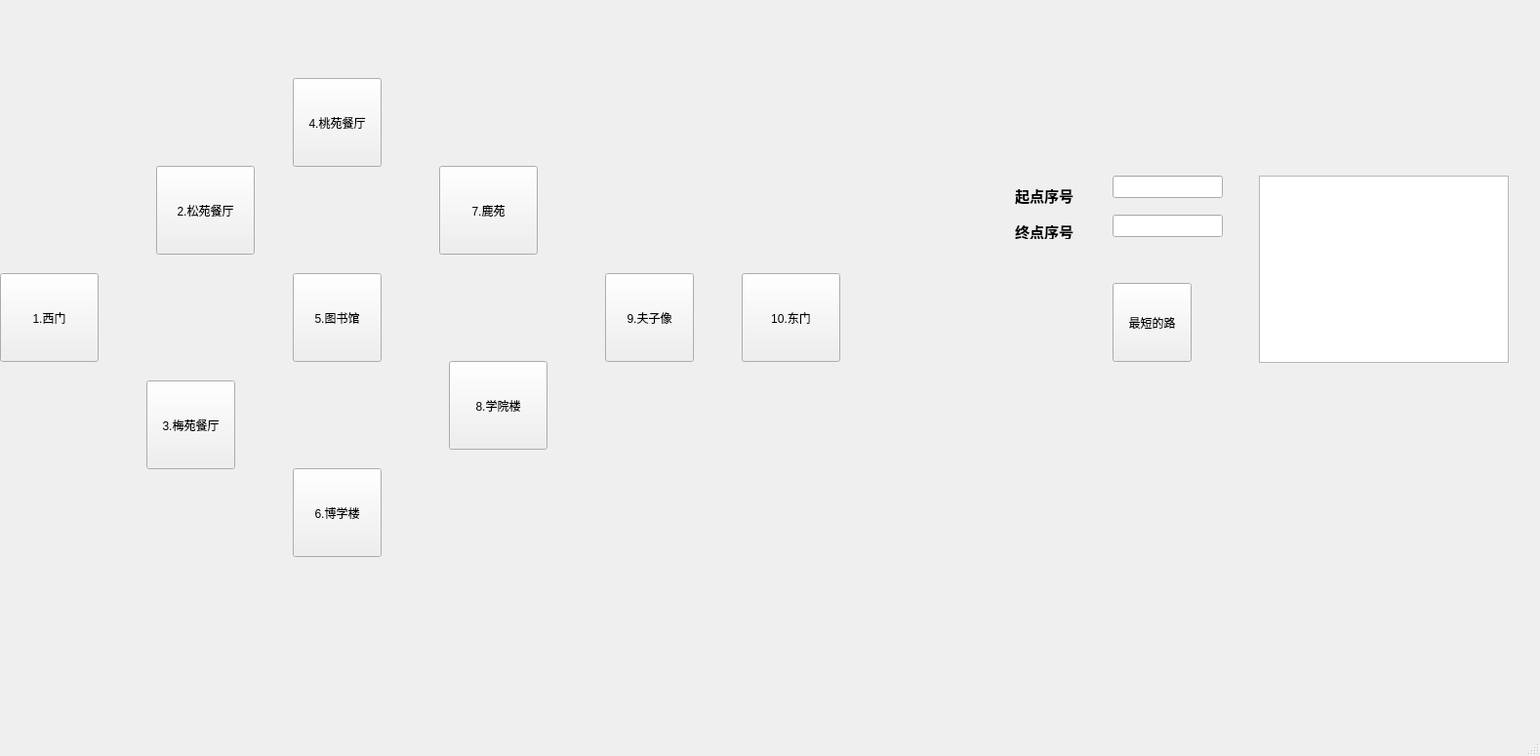
<?xml version="1.0" encoding="UTF-8"?>
<ui version="4.0">
 <class>MainWindow</class>
 <widget class="QMainWindow" name="MainWindow">
  <property name="geometry">
   <rect>
    <x>0</x>
    <y>0</y>
    <width>1578</width>
    <height>775</height>
   </rect>
  </property>
  <property name="windowTitle">
   <string>MainWindow</string>
  </property>
  <widget class="QWidget" name="centralwidget">
   <widget class="QPushButton" name="button_west_gate">
    <property name="geometry">
     <rect>
      <x>0</x>
      <y>280</y>
      <width>101</width>
      <height>91</height>
     </rect>
    </property>
    <property name="whatsThis">
     <string>&lt;html&gt;&lt;head/&gt;&lt;body&gt;&lt;p&gt;&lt;br/&gt;&lt;/p&gt;&lt;/body&gt;&lt;/html&gt;</string>
    </property>
    <property name="text">
     <string>1.西门</string>
    </property>
   </widget>
   <widget class="QPushButton" name="button_song_restaurant">
    <property name="geometry">
     <rect>
      <x>160</x>
      <y>170</y>
      <width>101</width>
      <height>91</height>
     </rect>
    </property>
    <property name="text">
     <string>2.松苑餐厅</string>
    </property>
   </widget>
   <widget class="QPushButton" name="button_mei_restaurant">
    <property name="geometry">
     <rect>
      <x>150</x>
      <y>390</y>
      <width>91</width>
      <height>91</height>
     </rect>
    </property>
    <property name="text">
     <string>3.梅苑餐厅</string>
    </property>
   </widget>
   <widget class="QPushButton" name="button_tao_restaurant">
    <property name="geometry">
     <rect>
      <x>300</x>
      <y>80</y>
      <width>91</width>
      <height>91</height>
     </rect>
    </property>
    <property name="text">
     <string>4.桃苑餐厅</string>
    </property>
   </widget>
   <widget class="QPushButton" name="button_teching_building">
    <property name="geometry">
     <rect>
      <x>300</x>
      <y>480</y>
      <width>91</width>
      <height>91</height>
     </rect>
    </property>
    <property name="text">
     <string>6.博学楼</string>
    </property>
   </widget>
   <widget class="QPushButton" name="button_library">
    <property name="geometry">
     <rect>
      <x>300</x>
      <y>280</y>
      <width>91</width>
      <height>91</height>
     </rect>
    </property>
    <property name="text">
     <string>5.图书馆</string>
    </property>
   </widget>
   <widget class="QPushButton" name="button_deer_park">
    <property name="geometry">
     <rect>
      <x>450</x>
      <y>170</y>
      <width>101</width>
      <height>91</height>
     </rect>
    </property>
    <property name="text">
     <string>7.鹿苑</string>
    </property>
   </widget>
   <widget class="QPushButton" name="button_academy_building">
    <property name="geometry">
     <rect>
      <x>460</x>
      <y>370</y>
      <width>101</width>
      <height>91</height>
     </rect>
    </property>
    <property name="text">
     <string>8.学院楼</string>
    </property>
   </widget>
   <widget class="QPushButton" name="button_confucius_statue">
    <property name="geometry">
     <rect>
      <x>620</x>
      <y>280</y>
      <width>91</width>
      <height>91</height>
     </rect>
    </property>
    <property name="text">
     <string>9.夫子像</string>
    </property>
   </widget>
   <widget class="QPushButton" name="button_east_gate">
    <property name="geometry">
     <rect>
      <x>760</x>
      <y>280</y>
      <width>101</width>
      <height>91</height>
     </rect>
    </property>
    <property name="text">
     <string>10.东门</string>
    </property>
   </widget>
   <widget class="QPushButton" name="button_min_path">
    <property name="geometry">
     <rect>
      <x>1140</x>
      <y>290</y>
      <width>81</width>
      <height>81</height>
     </rect>
    </property>
    <property name="text">
     <string>最短的路</string>
    </property>
   </widget>
   <widget class="QLineEdit" name="lineEdit_num_start_point">
    <property name="geometry">
     <rect>
      <x>1140</x>
      <y>180</y>
      <width>113</width>
      <height>23</height>
     </rect>
    </property>
    <property name="text">
     <string/>
    </property>
   </widget>
   <widget class="QLineEdit" name="lineEdit_num_end_point">
    <property name="geometry">
     <rect>
      <x>1140</x>
      <y>220</y>
      <width>113</width>
      <height>23</height>
     </rect>
    </property>
   </widget>
   <widget class="QTextBrowser" name="textBrowser_result_min_path">
    <property name="geometry">
     <rect>
      <x>1290</x>
      <y>180</y>
      <width>256</width>
      <height>192</height>
     </rect>
    </property>
   </widget>
   <widget class="QLabel" name="labelstartpoint">
    <property name="geometry">
     <rect>
      <x>1040</x>
      <y>190</y>
      <width>91</width>
      <height>20</height>
     </rect>
    </property>
    <property name="font">
     <font>
      <pointsize>11</pointsize>
      <weight>75</weight>
      <bold>true</bold>
     </font>
    </property>
    <property name="text">
     <string>起点序号</string>
    </property>
   </widget>
   <widget class="QLabel" name="label_end_point">
    <property name="geometry">
     <rect>
      <x>1040</x>
      <y>230</y>
      <width>72</width>
      <height>15</height>
     </rect>
    </property>
    <property name="font">
     <font>
      <pointsize>11</pointsize>
      <weight>75</weight>
      <bold>true</bold>
     </font>
    </property>
    <property name="text">
     <string>终点序号</string>
    </property>
   </widget>
  </widget>
  <widget class="QMenuBar" name="menubar">
   <property name="geometry">
    <rect>
     <x>0</x>
     <y>0</y>
     <width>1578</width>
     <height>25</height>
    </rect>
   </property>
  </widget>
  <widget class="QStatusBar" name="statusbar"/>
 </widget>
 <resources/>
 <connections/>
</ui>
